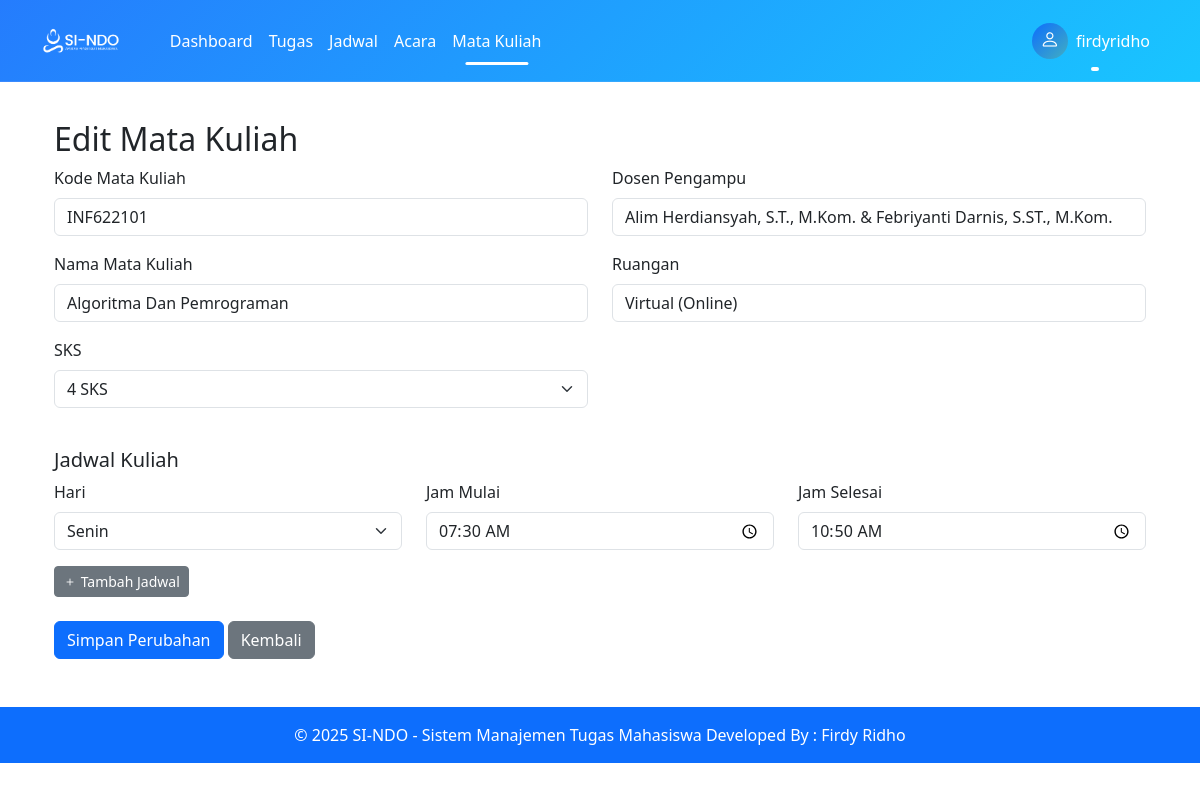
/pages/mata_kuliah/edit.php?id=3 (signed in), run on the app's committed database.
### tables this page shows
CREATE TABLE `mata_kuliah` (
  `id` int(11) NOT NULL,
  `kode_mk` varchar(20) NOT NULL,
  `nama_mk` varchar(100) NOT NULL,
  `sks` int(11) NOT NULL,
  `dosen` varchar(100) NOT NULL,
  `ruangan` varchar(20) DEFAULT NULL,
  `user_id` int(11) NOT NULL
);

CREATE TABLE `jadwal_kuliah` (
  `id` int(11) NOT NULL,
  `mk_id` int(11) NOT NULL,
  `hari` enum('Senin','Selasa','Rabu','Kamis','Jumat','Sabtu','Minggu') NOT NULL,
  `jam_mulai` time NOT NULL,
  `jam_selesai` time NOT NULL
);

### pages/mata_kuliah/edit.php (the view, shortened to what this page needs)
<?php
require_once '../../config/database.php';
$stmt = $pdo->prepare("SELECT * FROM mata_kuliah WHERE id = ? AND user_id = ?");
$stmt->execute([$_GET['id'], $_SESSION['user_id']]);
$mk = $stmt->fetch(PDO::FETCH_ASSOC);
$stmt = $pdo->prepare("SELECT * FROM jadwal_kuliah WHERE mk_id = ?");
$stmt->execute([$mk['id']]);
$jadwal = $stmt->fetchAll(PDO::FETCH_ASSOC);
?>
<?php include '../../includes/header.php'; ?>
<div class="container mt-4">
    <h2>Edit Mata Kuliah</h2>
    <form method="post">
        <div class="row">
            <div class="col-md-6">
                <div class="mb-3">
                    <label for="kode_mk" class="form-label">Kode Mata Kuliah</label>
                    <input type="text" class="form-control" id="kode_mk" name="kode_mk"
                           value="<?= htmlspecialchars($mk['kode_mk']) ?>" required>
                </div>
                <div class="mb-3">
                    <label for="nama_mk" class="form-label">Nama Mata Kuliah</label>
                    <input type="text" class="form-control" id="nama_mk" name="nama_mk"
                           value="<?= htmlspecialchars($mk['nama_mk']) ?>" required>
                </div>
                <div class="mb-3">
                    <label for="sks" class="form-label">SKS</label>
                    <select class="form-select" id="sks" name="sks" required>
                        <?php for ($i = 1; $i <= 4; $i++): ?>
                            <option value="<?= $i ?>" <?= $mk['sks'] == $i ? 'selected' : '' ?>>
                                <?= $i ?> SKS
                            </option>
                        <?php endfor; ?>
                    </select>
                </div>
            </div>
            <div class="col-md-6">
                <div class="mb-3">
                    <label for="dosen" class="form-label">Dosen Pengampu</label>
                    <input type="text" class="form-control" id="dosen" name="dosen"
                           value="<?= htmlspecialchars($mk['dosen']) ?>" required>
                </div>
                <div class="mb-3">
                    <label for="ruangan" class="form-label">Ruangan</label>
                    <input type="text" class="form-control" id="ruangan" name="ruangan"
                           value="<?= htmlspecialchars($mk['ruangan']) ?>">
                </div>
            </div>
        </div>
        <h5 class="mt-4">Jadwal Kuliah</h5>
        <div id="jadwal-container">
            <?php if (count($jadwal) > 0): ?>
                <?php foreach ($jadwal as $j): ?>
                    <div class="row mb-3 jadwal-item">
                        <div class="col-md-4">
                            <label class="form-label">Hari</label>
                            <select class="form-select" name="hari[]">
                                <option value="Senin" <?= $j['hari'] == 'Senin' ? 'selected' : '' ?>>Senin</option>
                            </select>
                        </div>
                        <div class="col-md-4">
                            <label class="form-label">Jam Mulai</label>
                            <input type="time" class="form-control" name="jam_mulai[]" value="<?= $j['jam_mulai'] ?>">
                        </div>
                        <div class="col-md-4">
                            <label class="form-label">Jam Selesai</label>
                            <input type="time" class="form-control" name="jam_selesai[]" value="<?= $j['jam_selesai'] ?>">
                        </div>
                    </div>
                <?php endforeach; ?>
            <?php endif; ?>
        </div>
        <button type="button" class="btn btn-secondary btn-sm" id="tambah-jadwal">
            <i class="bi bi-plus"></i> Tambah Jadwal
        </button>
        <div class="mt-4">
            <button type="submit" class="btn btn-primary">Simpan Perubahan</button>
            <a href="index.php" class="btn btn-secondary">Kembali</a>
        </div>
    </form>
</div>
<?php include '../../includes/footer.php'; ?>

### data on the page
mata_kuliah: kode_mk "INF622101", nama_mk "Algoritma Dan Pemrograman", sks "4 SKS", dosen "Alim Herdiansyah, S.T., M.Kom. & Febriyanti Darnis, S.ST., M.Kom.", ruangan "Virtual (Online)"
jadwal_kuliah: hari "Senin", jam_mulai "07:30:00", jam_selesai "10:50:00"

### other printed values
$_SESSION['username'] "firdyridho"
